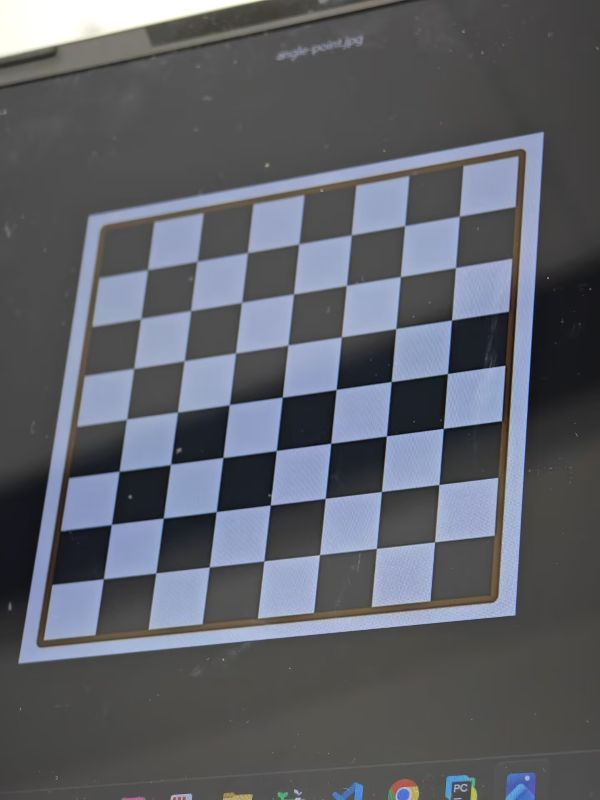
#> input picture CC/CC-1.jpg, 600 x 800 px; its folder holds only this picture in this run
$ jupyter execute Camera-Calibration.ipynb   (shell and % lines are left out)
#> lines starting #> are read from the running program, lines starting #| are printed output that depends on the picture; long printed decimals are rounded
[cell 1]
import cv2
import numpy as np
import glob
import matplotlib.pyplot as plt

# 在 Jupyter Notebook 中让图像直接显示

[cell 2]
CHECKERBOARD = (7,7)

images = glob.glob('./CC/*.jpg')

criteria = (cv2.TERM_CRITERIA_EPS + cv2.TERM_CRITERIA_MAX_ITER, 30, 0.001)

# 世界坐标系下的3D点 (z=0)
objp = np.zeros((CHECKERBOARD[0]*CHECKERBOARD[1], 3), np.float32)
objp[:, :2] = np.mgrid[0:CHECKERBOARD[0], 0:CHECKERBOARD[1]].T.reshape(-1, 2)

objpoints = []
imgpoints = []

[cell 3]
for fname in images:
    img = cv2.imread(fname)
#> img is the input picture: shape (800, 600, 3); mean B, G, R 104.7, 97, 94
    gray = cv2.cvtColor(img, cv2.COLOR_BGR2GRAY)
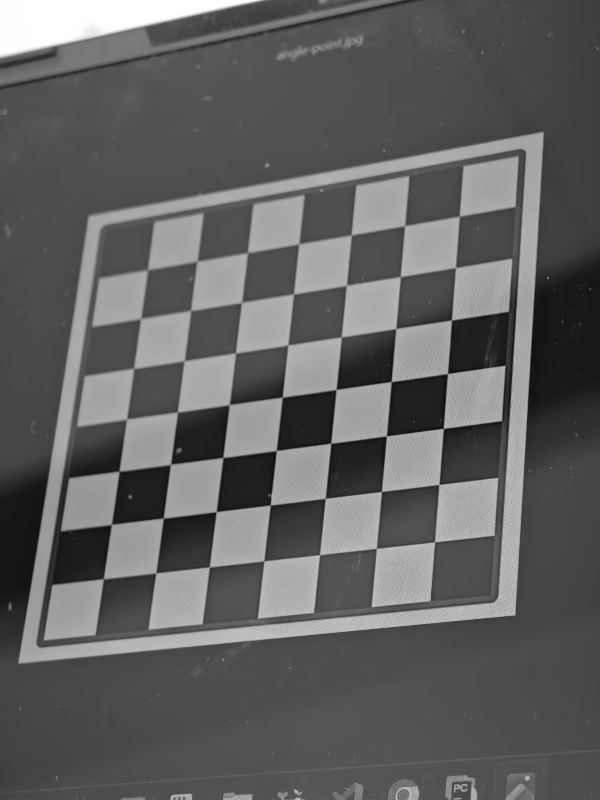
#> gray: shape (800, 600); min 8, max 255, mean 97

    # 寻找角点
    ret, corners = cv2.findChessboardCorners(gray, CHECKERBOARD, None)
#> ret = True; corners = 49 rows, first 8: [459.3, 215.9], [455.5, 267.5], [451.5, 320.1], [447.4, 373.5], [443.3, 428.4], [438.8, 484.6], [434.5, 541.7], [404.6, 225.6]

    if ret:
        objpoints.append(objp)
        corners2 = cv2.cornerSubPix(gray, corners, (11, 11), (-1, -1), criteria)
#> corners2 = 49 rows, first 8: [459.3, 216.2], [455.4, 267.6], [451.5, 320.1], [447.5, 373.5], [443.3, 428.3], [438.9, 484.5], [434.6, 541.8], [404.7, 225.6]
        imgpoints.append(corners2)

        # 画出角点
        img_drawn = cv2.drawChessboardCorners(img.copy(), CHECKERBOARD, corners2, ret)
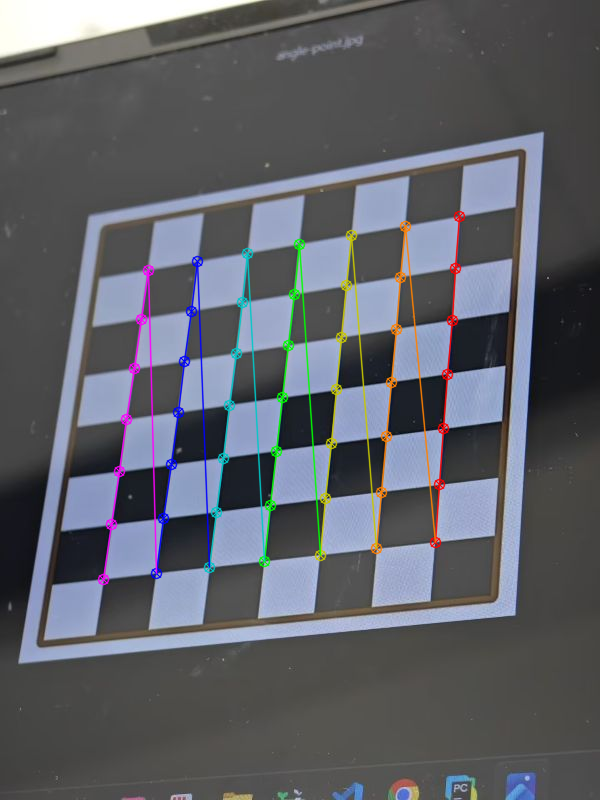
#> img_drawn: shape (800, 600, 3); mean B, G, R 104.2, 97, 94.5
        img_rgb = cv2.cvtColor(img_drawn, cv2.COLOR_BGR2RGB)

        plt.figure(figsize=(6, 4))
        plt.imshow(img_rgb)
        plt.title(f': {fname.split("/")[-1]}')
        plt.axis('off')
        plt.show()

[cell 4]
# 标定相机
ret, camera_matrix, dist_coeffs, rvecs, tvecs = cv2.calibrateCamera(
    objpoints, imgpoints, gray.shape[::-1], None, None)
#> ret = 0.0944; camera_matrix = [[2440.2, 0, 280.5], [0, 2375.4, 408.3], [0, 0, 1]]; dist_coeffs = [[0.339, -11.07, 0.000682, -0.0226, -0.252]]; rvecs = ([0.0247, 0.752, 1.49],); tvecs = ([2.96, -3.26, 40.21],)

# 输出结果
print("\n标定结果")
print("相机内参矩阵:\n", camera_matrix)
#| 相机内参矩阵:
#|  [[2.44022099e+03 0.00000000e+00 2.80544257e+02]
#|  [0.00000000e+00 2.37544527e+03 4.08276150e+02]
#|  [0.00000000e+00 0.00000000e+00 1.00000000e+00]]
print("畸变系数:\n", dist_coeffs.ravel())
#| 畸变系数:
#|  [ 3.39163416e-01 -1.10723997e+01  6.81790904e-04 -2.26217345e-02
#|  -2.52146157e-01]
print("平均重投影误差:")

# 计算重投影误差
mean_error = 0
for i in range(len(objpoints)):
    imgpoints2, _ = cv2.projectPoints(objpoints[i], rvecs[i], tvecs[i], camera_matrix, dist_coeffs)
    error = cv2.norm(imgpoints[i], imgpoints2, cv2.NORM_L2) / len(imgpoints2)
    mean_error += error
#> this loop made 1 pass
#> (error, mean_error) on pass 1: (0.0135, 0.0135)
#> after the loop, mean_error = 0.0135
print(mean_error / len(objpoints))
#| 0.01348

# 保存标定参数
np.savez("camera_calib.npz", camera_matrix=camera_matrix, dist_coeffs=dist_coeffs)

$ run again, on CC/CC-5.jpg
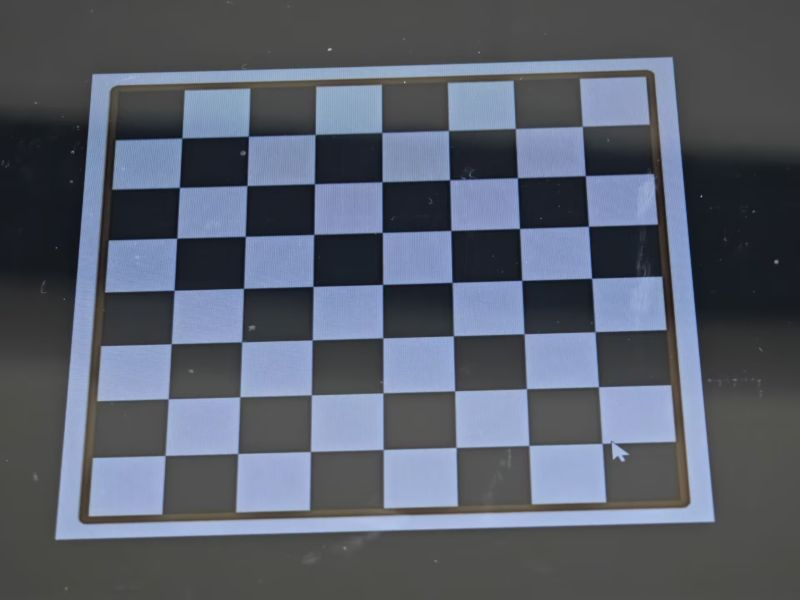
#> input picture CC/CC-5.jpg, 800 x 600 px
#> img is the input picture: shape (600, 800, 3); mean B, G, R 107.8, 94.8, 88.4
#> `gray = cv2.cvtColor(img, cv2.COLOR_BGR2GRAY)`:
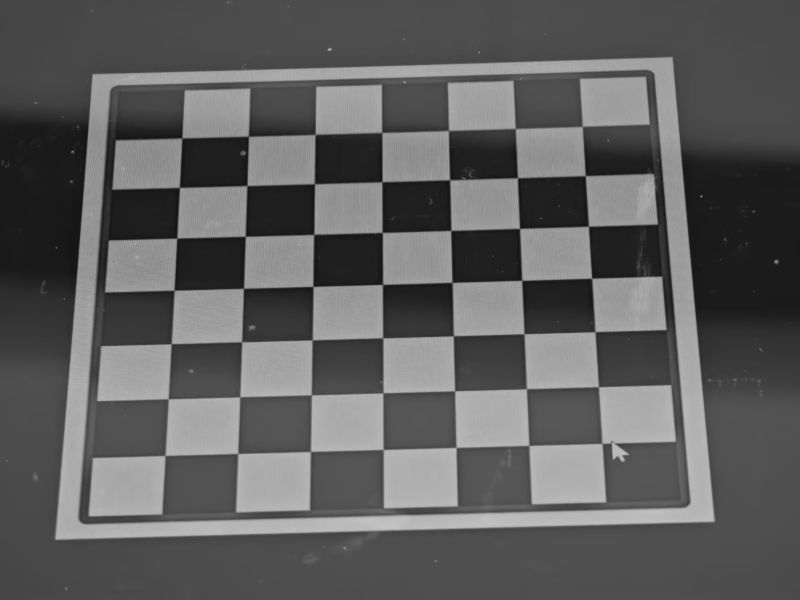
#> gray: shape (600, 800); min 13, max 196, mean 94.4
#> `ret, corners = cv2.findChessboardCorners(gray, CHECKERBOARD, None)`: ret = True; corners = 49 rows, first 8: [582.1, 126.2], [585.4, 175.7], [588.4, 226.2], [591.6, 278.3], [595.2, 331.6], [598.5, 386.6], [596, 439], [515.3, 128.5]
#> corners2 = 49 rows, first 8: [582.3, 126.3], [585.3, 175.6], [588.4, 226.2], [591.7, 278.2], [595, 331.6], [598.5, 386.7], [605.6, 443], [515.2, 128.5]
#> `img_drawn = cv2.drawChessboardCorners(img.copy(), CHECKERBOARD, corner..`:
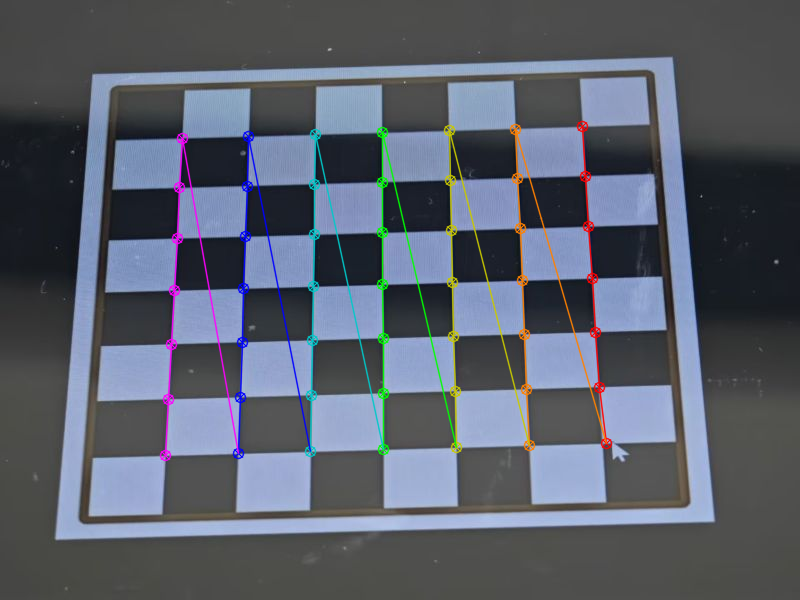
#> img_drawn: shape (600, 800, 3); mean B, G, R 107.5, 95, 89.1
#> `ret, camera_matrix, dist_coeffs, rvecs, tvecs = cv2.calibrateCamera( o..`: ret = 0.395; camera_matrix = [[3114.1, 0, 337.9], [0, 3259.9, 257.5], [0, 0, 1]]; dist_coeffs = [[-1.5, 198.4, -0.0344, -0.0117, 2.56]]; rvecs = ([-0.567, 0.636, 1.47],); tvecs = ([3.65, -1.86, 46.55],)
#| 相机内参矩阵:
#|  [[3.11410834e+03 0.00000000e+00 3.37907699e+02]
#|  [0.00000000e+00 3.25991154e+03 2.57482236e+02]
#|  [0.00000000e+00 0.00000000e+00 1.00000000e+00]]
#| 畸变系数:
#|  [-1.49568426e+00  1.98383629e+02 -3.43789387e-02 -1.17011808e-02
#|   2.56478097e+00]
#> the loop `for i in range(len(objpoints)):` made 1 pass
#> (error, mean_error) on pass 1: (0.0564, 0.0564)
#> after the loop `for i in range(len(objpoints)):`: mean_error = 0.0564
#| 0.05641

$ run again, on CC/CC-6.jpg
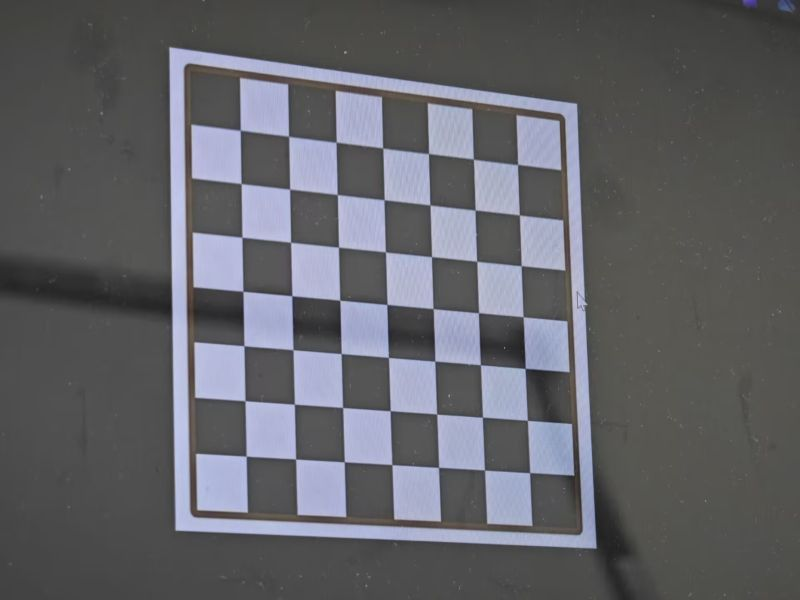
#> input picture CC/CC-6.jpg, 800 x 600 px
#> img is the input picture: shape (600, 800, 3); mean B, G, R 104, 98.8, 98.1
#> `gray = cv2.cvtColor(img, cv2.COLOR_BGR2GRAY)`:
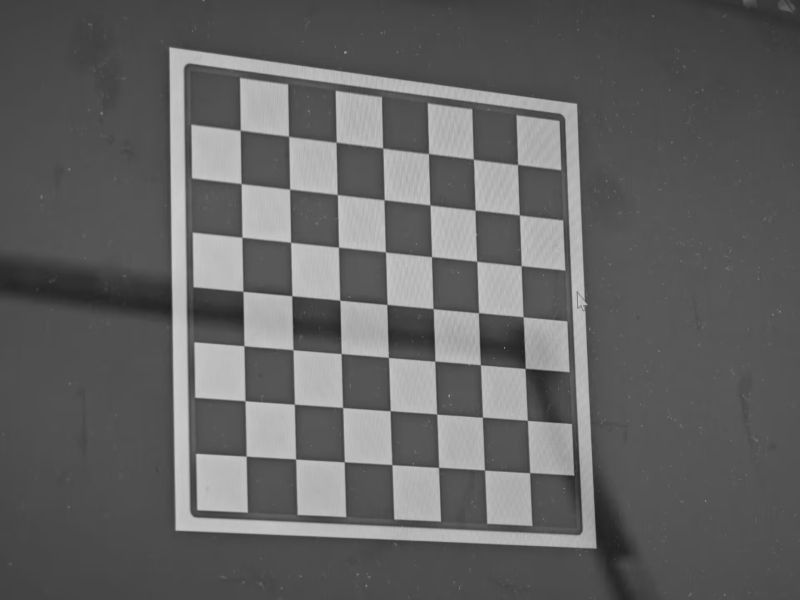
#> gray: shape (600, 800); min 29, max 208, mean 99.2
#> `ret, corners = cv2.findChessboardCorners(gray, CHECKERBOARD, None)`: ret = True; corners = 49 rows, first 8: [240.3, 130.2], [288.5, 136.2], [336.2, 142.1], [382.6, 148], [428.5, 153.5], [473.4, 159.1], [517.6, 164.5], [241, 183.6]
#> corners2 = 49 rows, first 8: [240.3, 130.2], [288.6, 136.3], [336.2, 142.2], [382.7, 148], [428.5, 153.5], [473.4, 159.1], [517.5, 164.5], [241.2, 183.6]
#> `img_drawn = cv2.drawChessboardCorners(img.copy(), CHECKERBOARD, corner..`:
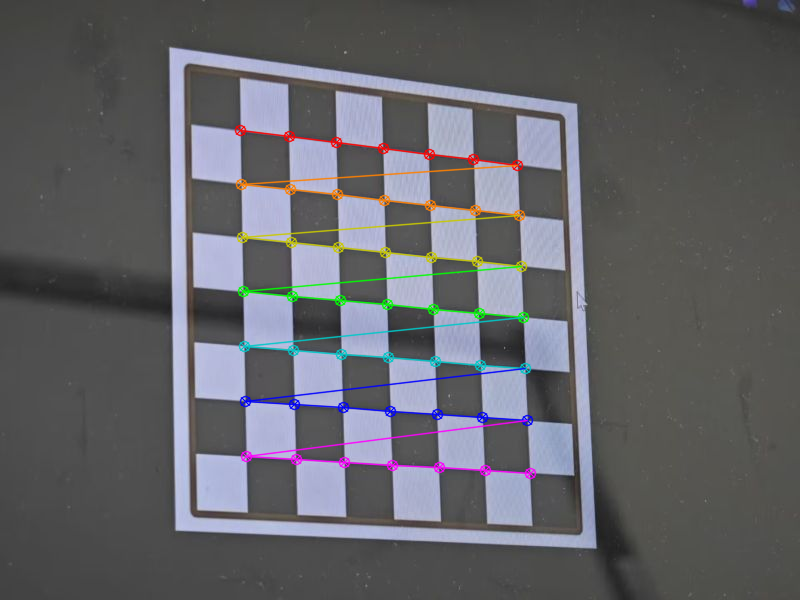
#> img_drawn: shape (600, 800, 3); mean B, G, R 103.4, 98.6, 98.2
#> `ret, camera_matrix, dist_coeffs, rvecs, tvecs = cv2.calibrateCamera( o..`: ret = 0.0881; camera_matrix = [[3037, 0, 449.3], [0, 2862.8, 224.9], [0, 0, 1]]; dist_coeffs = [[0.301, -8.17, -0.00449, 0.0397, -0.0897]]; rvecs = ([-0.203, -0.624, 0.035],); tvecs = ([-3.62, -1.73, 52.26],)
#| 相机内参矩阵:
#|  [[3.03702819e+03 0.00000000e+00 4.49302242e+02]
#|  [0.00000000e+00 2.86275855e+03 2.24873390e+02]
#|  [0.00000000e+00 0.00000000e+00 1.00000000e+00]]
#| 畸变系数:
#|  [ 3.01316749e-01 -8.16616011e+00 -4.48717929e-03  3.97010638e-02
#|  -8.96890538e-02]
#> the loop `for i in range(len(objpoints)):` made 1 pass
#> (error, mean_error) on pass 1: (0.0126, 0.0126)
#> after the loop `for i in range(len(objpoints)):`: mean_error = 0.0126
#| 0.01259

$ run again, on CC/CC-2.jpg
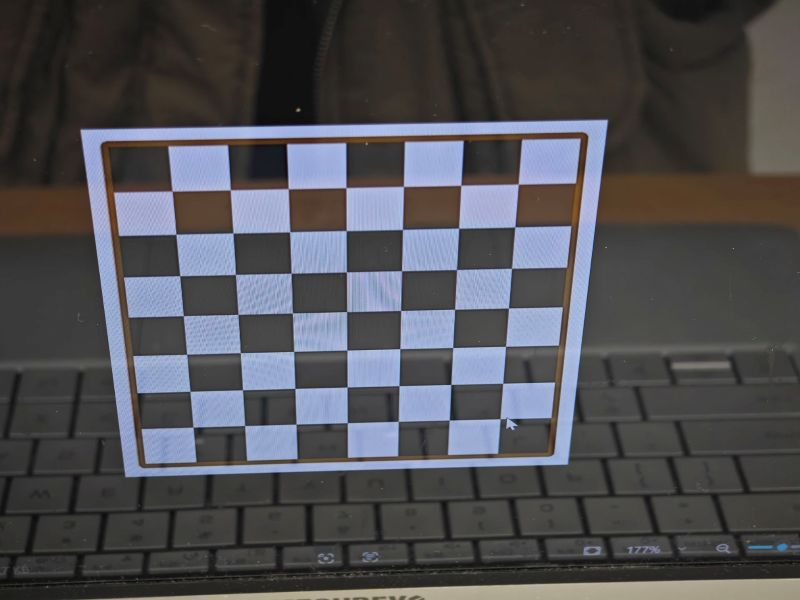
#> input picture CC/CC-2.jpg, 800 x 600 px
#> img is the input picture: shape (600, 800, 3); mean B, G, R 83.6, 79.5, 79.7
#> `gray = cv2.cvtColor(img, cv2.COLOR_BGR2GRAY)`:
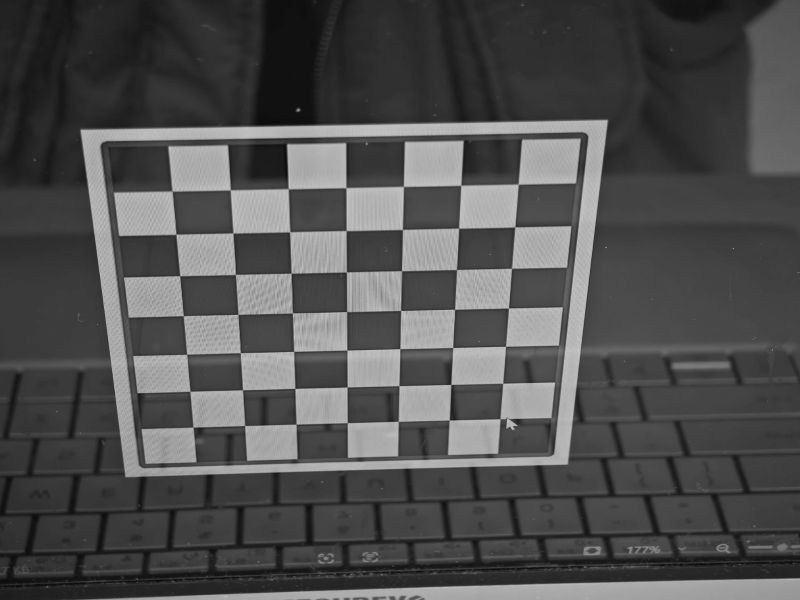
#> gray: shape (600, 800); min 7, max 205, mean 80
#> `ret, corners = cv2.findChessboardCorners(gray, CHECKERBOARD, None)`: ret = True; corners = 49 rows, first 8: [518.3, 184.2], [514.9, 226.8], [511.5, 268.4], [508.5, 308.1], [505.4, 346.3], [502.7, 383.4], [499.6, 424], [460.7, 185.4]
#> corners2 = 49 rows, first 8: [518.1, 184.2], [514.7, 226.9], [511.5, 268.3], [508.4, 307.9], [505.6, 346.4], [502.7, 383.3], [503.2, 419.3], [460.8, 185.3]
#> `img_drawn = cv2.drawChessboardCorners(img.copy(), CHECKERBOARD, corner..`:
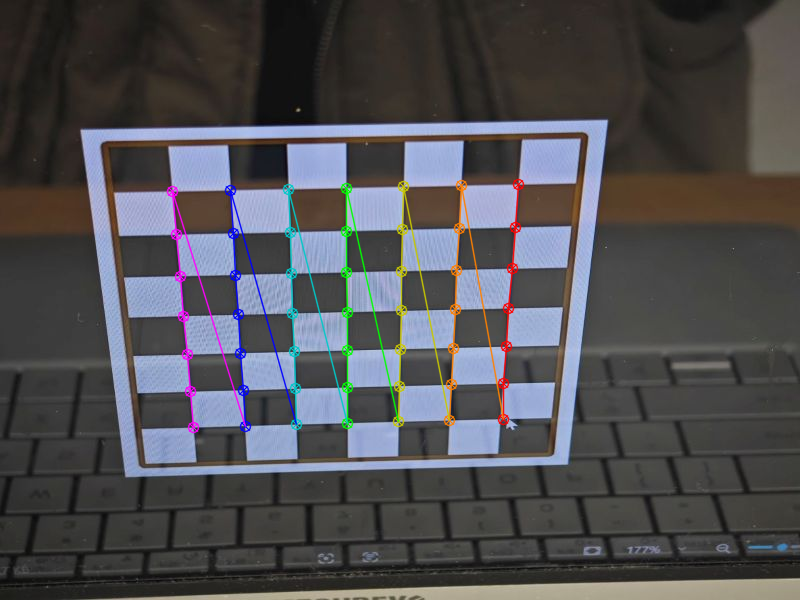
#> img_drawn: shape (600, 800, 3); mean B, G, R 83.2, 79.4, 79.9
#> `ret, camera_matrix, dist_coeffs, rvecs, tvecs = cv2.calibrateCamera( o..`: ret = 0.371; camera_matrix = [[1690.7, 0, 417.2], [0, 1569.5, 284.7], [0, 0, 1]]; dist_coeffs = [[0.987, -26.34, 0.0097, 0.0287, 275.8]]; rvecs = ([0.47, -0.577, 1.5],); tvecs = ([1.75, -1.89, 29.57],)
#| 相机内参矩阵:
#|  [[1.69073178e+03 0.00000000e+00 4.17207435e+02]
#|  [0.00000000e+00 1.56953250e+03 2.84703560e+02]
#|  [0.00000000e+00 0.00000000e+00 1.00000000e+00]]
#| 畸变系数:
#|  [ 9.87255641e-01 -2.63423436e+01  9.70313258e-03  2.86882133e-02
#|   2.75792821e+02]
#> the loop `for i in range(len(objpoints)):` made 1 pass
#> (error, mean_error) on pass 1: (0.053, 0.053)
#> after the loop `for i in range(len(objpoints)):`: mean_error = 0.053
#| 0.053
